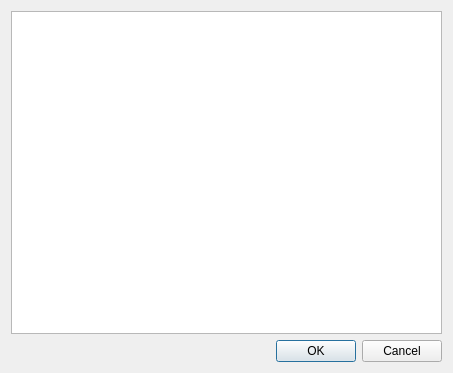
<?xml version="1.0" encoding="UTF-8"?>
<ui version="4.0">
 <class>Dialog</class>
 <widget class="QDialog" name="Dialog">
  <property name="geometry">
   <rect>
    <x>0</x>
    <y>0</y>
    <width>453</width>
    <height>373</height>
   </rect>
  </property>
  <property name="windowTitle">
   <string>Dialog</string>
  </property>
  <layout class="QVBoxLayout" name="verticalLayout">
   <item>
    <widget class="QPlainTextEdit" name="plainTextEdit"/>
   </item>
   <item>
    <widget class="QDialogButtonBox" name="buttonBox">
     <property name="standardButtons">
      <set>QDialogButtonBox::Cancel|QDialogButtonBox::Ok</set>
     </property>
    </widget>
   </item>
  </layout>
 </widget>
 <resources/>
 <connections/>
</ui>
